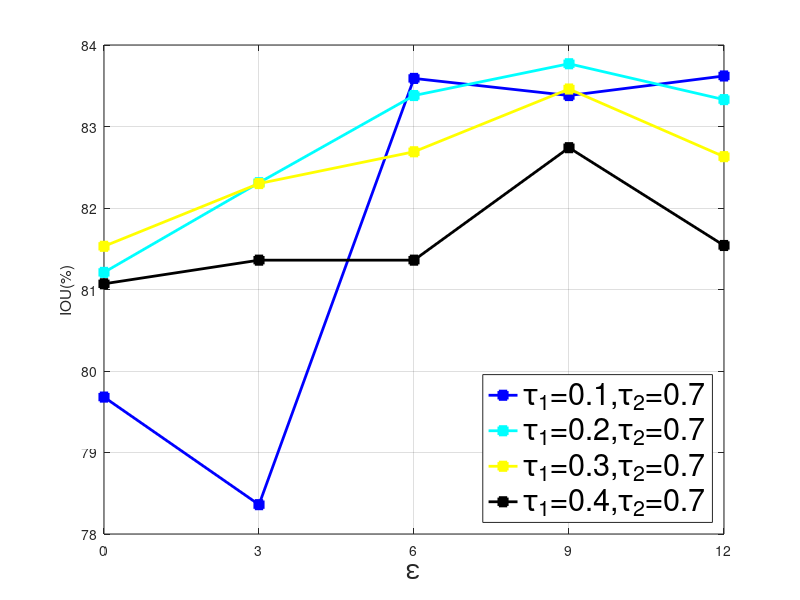
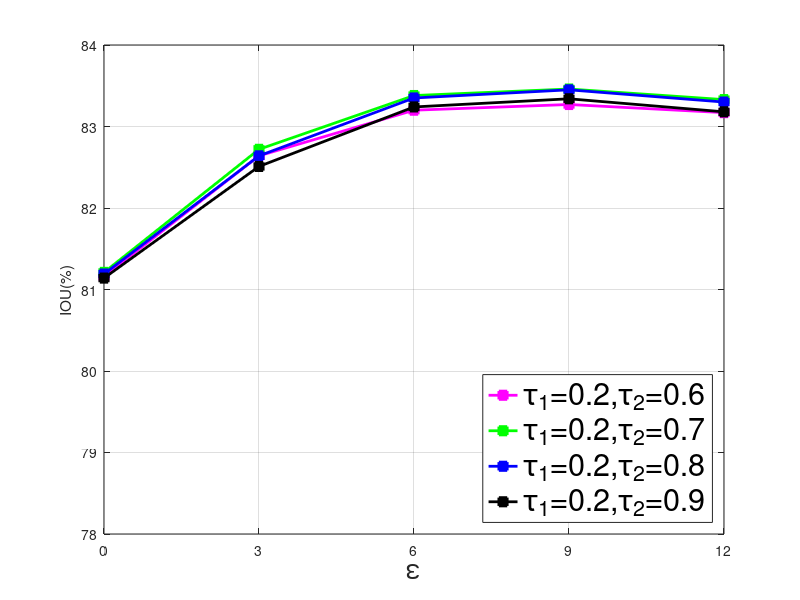

MATLAB code to generate these figures, in order:
clear;
x=[0,3,6,9,12];
y1=[79.68,78.36,83.59,83.38,83.62];
y2=[81.21,82.31,83.38,83.77,83.33];
y3=[81.53,82.30,82.69,83.46,82.63];
y4=[81.07,81.36,81.36,82.74,81.54];

figure(1)
plot(x,y1,'b-s','LineWidth',2, 'MarkerFaceColor','k','MarkerFaceColor','b');hold on;
plot(x,y2,'c-s','LineWidth',2, 'MarkerFaceColor','k','MarkerFaceColor','c')
plot(x,y3,'y-s','LineWidth',2, 'MarkerFaceColor','k','MarkerFaceColor','y')
plot(x,y4,'k-s','LineWidth',2, 'MarkerFaceColor','k','MarkerFaceColor','k')
axis([0 12 78,84]);
set(gca,'XTick',0:3:12);
set(gca,'YTick',78:1:84);
grid on;
legend({'\tau_{1}=0.1,\tau_2=0.7','\tau_1=0.2,\tau_2=0.7','\tau_1=0.3,\tau_2=0.7','\tau_1=0.4,\tau_2=0.7'},'Location','southeast','FontSize',22);
xlabel('\epsilon','FontSize',20);
ylabel('IOU(%)');


x=[0,3,6,9,12];
y1=[81.16,82.64,83.20,83.27,83.17];
y2=[81.21,82.72,83.38,83.46,83.33];
y3=[81.19,82.64,83.35,83.45,83.30];
y4=[81.14,82.51,83.24,83.34,83.18];

figure(2)
plot(x,y1,'m-s','LineWidth',2, 'MarkerFaceColor','k','MarkerFaceColor','m');hold on;
plot(x,y2,'g-s','LineWidth',2, 'MarkerFaceColor','k','MarkerFaceColor','g')
plot(x,y3,'b-s','LineWidth',2, 'MarkerFaceColor','k','MarkerFaceColor','b')
plot(x,y4,'k-s','LineWidth',2, 'MarkerFaceColor','k','MarkerFaceColor','k')
axis([0 12 78,84]);
set(gca,'XTick',0:3:12);
set(gca,'YTick',78:1:84);
grid on;
legend({'\tau_1=0.2,\tau_2=0.6','\tau_1=0.2,\tau_2=0.7','\tau_1=0.2,\tau_2=0.8','\tau_1=0.2,\tau_2=0.9'},'Location','southeast','FontSize',22);
xlabel('\epsilon','FontSize',20);
ylabel('IOU(%)');
